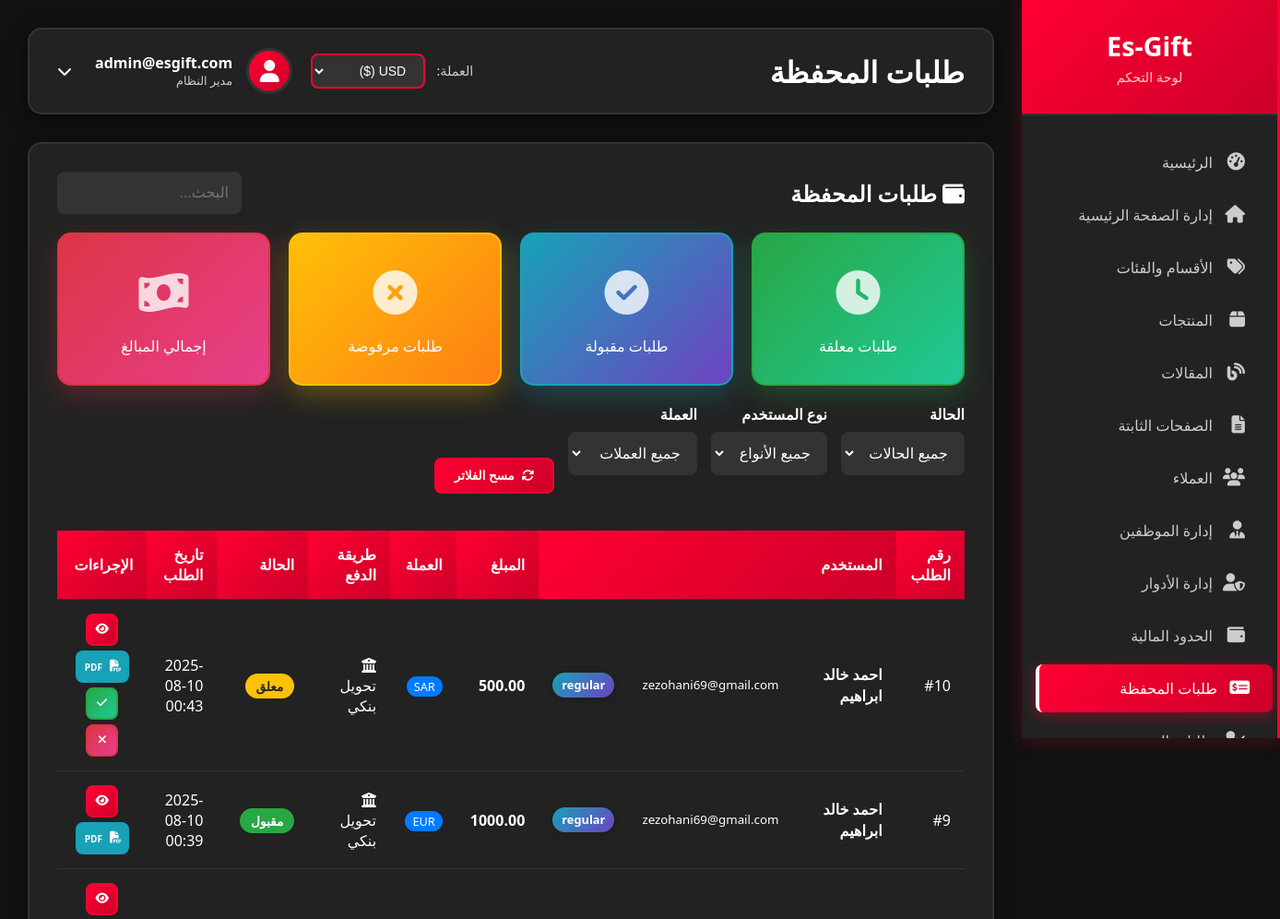
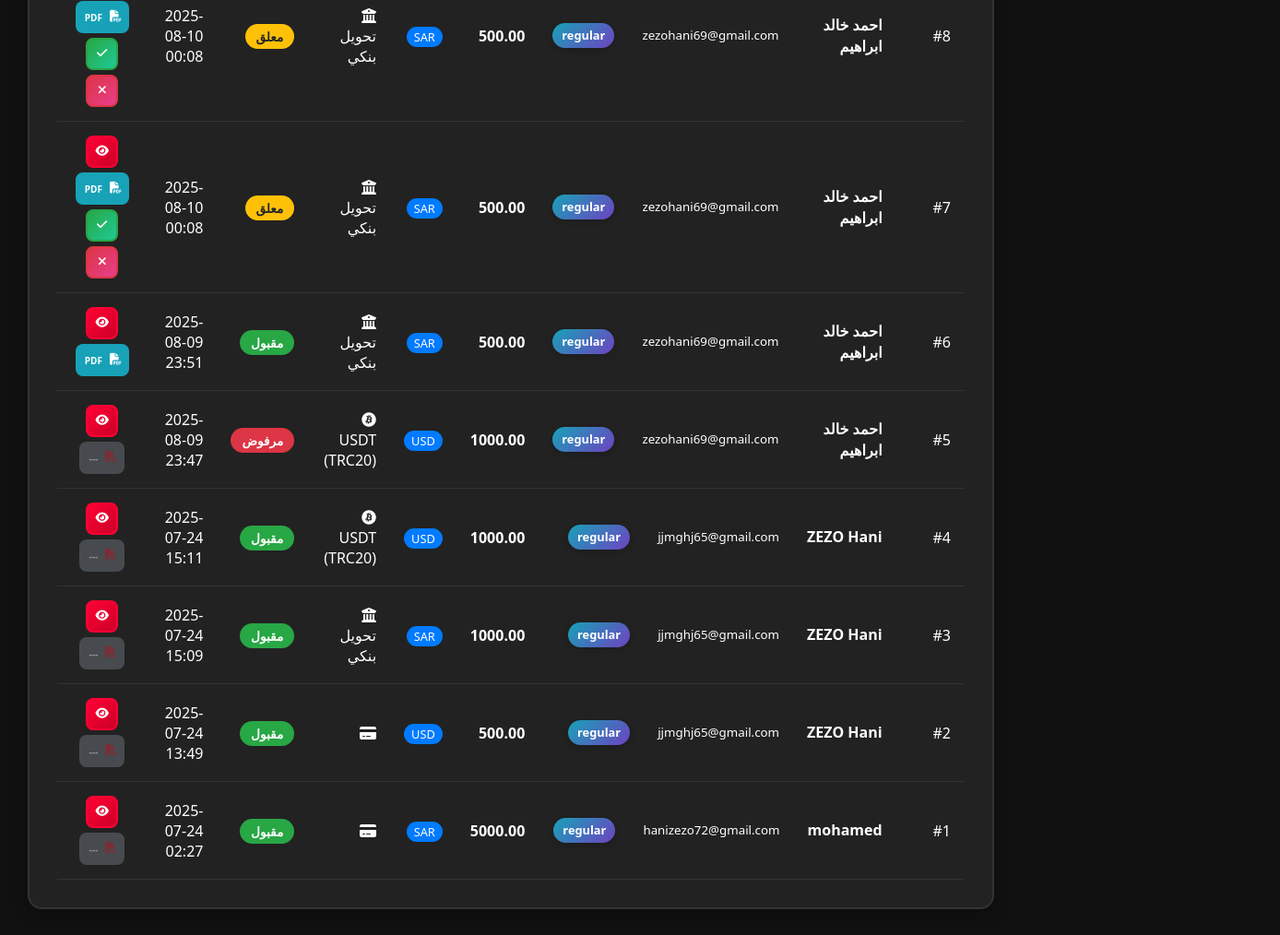
Page /admin/wallet/deposit-requests (signed in) on the committed database (2 pictures, top to bottom).
### models.py (models this page shows, shortened)
class User(UserMixin, db.Model):
    id = db.Column(db.Integer, primary_key=True)
    username = db.Column(db.String(80), unique=True, nullable=True)  # اسم المستخدم
    email = db.Column(db.String(120), unique=True, nullable=False)
    password_hash = db.Column(db.String(120), nullable=False)
    full_name = db.Column(db.String(100))
    phone = db.Column(db.String(20))
    birth_date = db.Column(db.Date)
    nationality = db.Column(db.String(50))
    customer_type = db.Column(db.String(20), default='regular')  # regular, kyc, reseller
    kyc_status = db.Column(db.String(20), default='none')  # none, pending, approved, rejected
    google_id = db.Column(db.String(100), unique=True, nullable=True)  # Google ID
    profile_picture = db.Column(db.String(300))  # صورة البروفايل من Google
    is_verified = db.Column(db.Boolean, default=False)  # تم التحقق من الإيميل
    email_verification_token = db.Column(db.String(100), nullable=True)  # رمز التحقق من الإيميل
    email_verification_sent_at = db.Column(db.DateTime, nullable=True)  # وقت إرسال رمز التحقق
    document_type = db.Column(db.String(50))  # national_id, passport, driver_license
    id_front_image = db.Column(db.String(200))
    id_back_image = db.Column(db.String(200))
    selfie_image = db.Column(db.String(200))
    passport_image = db.Column(db.String(200))
    driver_license_image = db.Column(db.String(200))
    face_photo_front = db.Column(db.String(200))
    face_photo_right = db.Column(db.String(200))
    face_photo_left = db.Column(db.String(200))
    is_admin = db.Column(db.Boolean, default=False)
    last_login = db.Column(db.DateTime)
    created_at = db.Column(db.DateTime, default=datetime.utcnow)
    preferred_currency = db.Column(db.String(3), default='USD')  # العملة المفضلة للمحفظة
    orders = db.relationship('Order', backref='user', lazy=True)

class WalletDepositRequest(db.Model):
    id = db.Column(db.Integer, primary_key=True)
    user_id = db.Column(db.Integer, db.ForeignKey('user.id'), nullable=False)
    amount = db.Column(db.Numeric(12, 2), nullable=False)  # المبلغ المطلوب إيداعه
    currency_code = db.Column(db.String(3), nullable=False)  # عملة الإيداع
    amount_usd = db.Column(db.Numeric(12, 2), nullable=False)  # المبلغ بالدولار
    exchange_rate = db.Column(db.Numeric(10, 6), nullable=False)  # سعر الصرف المستخدم
    payment_method = db.Column(db.String(50), default='visa')  # طريقة الدفع
    payment_reference = db.Column(db.String(200))  # مرجع الدفع من البوابة
    payment_details = db.Column(db.Text)  # تفاصيل إضافية للدفع (JSON)
    transaction_proof = db.Column(db.String(300))  # مسار ملف إثبات المعاملة
    status = db.Column(db.String(20), default='pending')  # pending, approved, rejected, cancelled
    admin_notes = db.Column(db.Text)  # ملاحظات الأدمن
    rejection_reason = db.Column(db.Text)  # سبب الرفض
    processed_by = db.Column(db.Integer, db.ForeignKey('user.id'))  # الأدمن الذي عالج الطلب
    processed_at = db.Column(db.DateTime)  # تاريخ المعالجة
    wallet_amount_added = db.Column(db.Numeric(12, 2))  # المبلغ المضاف للمحفظة
    wallet_currency_added = db.Column(db.String(3))  # العملة المضافة للمحفظة
    invoice_pdf_path = db.Column(db.String(300))  # مسار فاتورة PDF
    user_type = db.Column(db.String(20))  # نوع المستخدم وقت الطلب
    user_ip = db.Column(db.String(45))  # IP المستخدم
    user_agent = db.Column(db.Text)  # معلومات المتصفح
    created_at = db.Column(db.DateTime, default=datetime.utcnow)
    updated_at = db.Column(db.DateTime, default=datetime.utcnow, onupdate=datetime.utcnow)
    user = db.relationship('User', foreign_keys=[user_id], backref='deposit_requests', lazy=True)
    processor = db.relationship('User', foreign_keys=[processed_by], backref='processed_deposits', lazy=True)

### admin_wallet_routes.py (the view)
    def decorated_function(*args, **kwargs):
        if not current_user.is_authenticated or not current_user.is_admin:
            flash('ليس لديك صلاحية للوصول لهذه الصفحة', 'error')
            return redirect(url_for('main.index'))
        return f(*args, **kwargs)

### templates/admin/wallet_deposit_requests.html (shortened to what this page needs)
{% extends "admin/base.html" %}
{% block page_title %}طلبات المحفظة{% endblock %}
{% block content %}
<div class="content-card">
    <div style="display: flex; justify-content: space-between; align-items: center; margin-bottom: 20px;">
        <h2>
            <i class="fas fa-wallet"></i>
            طلبات المحفظة
        </h2>
        <div style="display: flex; gap: 10px;">
            <input type="text" placeholder="البحث..." class="form-control" style="width: 200px;" id="searchInput">
        </div>
    </div>
    <div class="stats-grid" style="display: grid; grid-template-columns: repeat(auto-fit, minmax(200px, 1fr)); gap: 20px; margin-bottom: 20px;">
        <div class="stat-card success">
            <div class="stat-icon">
                <i class="fas fa-clock"></i>
            </div>
            <div class="stat-details">
                <p>طلبات معلقة</p>
            </div>
        </div>
        <div class="stat-card info">
            <div class="stat-icon">
                <i class="fas fa-check-circle"></i>
            </div>
            <div class="stat-details">
                <p>طلبات مقبولة</p>
            </div>
        </div>
        <div class="stat-card warning">
            <div class="stat-icon">
                <i class="fas fa-times-circle"></i>
            </div>
            <div class="stat-details">
                <p>طلبات مرفوضة</p>
            </div>
        </div>
        <div class="stat-card danger">
            <div class="stat-icon">
                <i class="fas fa-money-bill-wave"></i>
            </div>
            <div class="stat-details">
                <p>إجمالي المبالغ</p>
            </div>
        </div>
    </div>
    <div style="display: flex; gap: 15px; margin-bottom: 20px; align-items: end;">
        <div class="form-group">
            <label>الحالة</label>
            <select class="form-control" id="statusFilter">
                <option value="">جميع الحالات</option>
            </select>
        </div>
        <div class="form-group">
            <label>نوع المستخدم</label>
            <select class="form-control" id="userTypeFilter">
                <option value="">جميع الأنواع</option>
            </select>
        </div>
        <div class="form-group">
            <label>العملة</label>
            <select class="form-control" id="currencyFilter">
                <option value="">جميع العملات</option>
            </select>
        </div>
        <button class="btn btn-primary" onclick="clearFilters()">
            <i class="fas fa-refresh"></i> مسح الفلاتر
        </button>
    </div>
    <div class="table-container">
        <table class="data-table">
            <thead>
                <tr>
                    <th>رقم الطلب</th>
                    <th>المستخدم</th>
                    <th>المبلغ</th>
                    <th>العملة</th>
                    <th>طريقة الدفع</th>
                    <th>الحالة</th>
                    <th>تاريخ الطلب</th>
                    <th>الإجراءات</th>
                </tr>
            </thead>
            <tbody>
                {% for request in requests %}
                <tr>
                    <td>#{{ request.id }}</td>
                    <td>
                        <div class="user-info">
                            <strong>{{ request.user.full_name or request.user.email }}</strong>
                            <br>
                            <small class="text-muted">{{ request.user.email }}</small>
                            <br>
                            <span class="badge badge-info">{{ request.user.customer_type }}</span>
                        </div>
                    </td>
                    <td class="amount-display">{{ request.amount }}</td>
                    <td>
                        <span class="currency-badge">{{ request.currency_code }}</span>
                    </td>
                    <td>
                        {% if request.payment_method == 'bank_transfer' %}
                            <i class="fas fa-university"></i> تحويل بنكي
                        {% elif request.payment_method == 'usdt_trc20' %}
                            <i class="fab fa-bitcoin"></i> USDT (TRC20)
                        {% elif request.payment_method == 'visa' %}
                            <i class="fas fa-credit-card"></i> فيزا/ماستركارد
                        {% else %}
                            <i class="fas fa-credit-card"></i> {{ request.payment_method }}
                        {% endif %}
                    </td>
                    <td>
                        <span class="status-badge status-{{ request.status }}">
                            {% if request.status == 'pending' %}
                                معلق
                            {% elif request.status == 'approved' %}
                                مقبول
                            {% elif request.status == 'rejected' %}
                                مرفوض
                            {% endif %}
                        </span>
                    </td>
                    <td>{{ request.created_at.strftime('%Y-%m-%d %H:%M') }}</td>
                    <td>
                        <div class="action-buttons">
                            <a href="{{ url_for('admin_wallet.deposit_request_details', request_id=request.id) }}"
                               class="btn btn-sm btn-primary" title="عرض التفاصيل">
                                <i class="fas fa-eye"></i>
                            </a>
                            {% if request.invoice_pdf_path %}
                            <a href="{{ url_for('admin_wallet.download_deposit_invoice', request_id=request.id) }}"
                               class="btn btn-sm btn-info" title="تحميل فاتورة PDF" target="_blank">
                                <i class="fas fa-file-pdf"></i>
                                <span class="btn-text">PDF</span>
                            </a>
                            {% else %}
                            <span class="btn btn-sm btn-secondary disabled" title="لا توجد فاتورة متاحة">
                                <i class="fas fa-file-pdf"></i>
                                <span class="btn-text">---</span>
                            </span>
                            {% endif %}
                            {% if request.status == 'pending' %}
                            <a href="{{ url_for('admin_wallet.deposit_request_details', request_id=request.id) }}"
                               class="btn btn-sm btn-success" title="موافقة">
                                <i class="fas fa-check"></i>
                            </a>
                            <a href="{{ url_for('admin_wallet.deposit_request_details', request_id=request.id) }}"
                               class="btn btn-sm btn-danger" title="رفض">
                                <i class="fas fa-times"></i>
                            </a>
                            {% endif %}
                        </div>
                    </td>
                </tr>
                {% endfor %}
            </tbody>
        </table>
    </div>
</div>
{% endblock %}

### templates/admin/base.html (shortened to what this page needs)
<!DOCTYPE html>
<html lang="ar" dir="rtl">
<head>
    <link rel="stylesheet" href="https://cdnjs.cloudflare.com/ajax/libs/font-awesome/6.5.0/css/all.min.css">
</head>
<body>
    <div class="admin-container">
        <div class="sidebar" id="sidebar">
            <div class="sidebar-header">
                <h2>Es-Gift</h2>
                <p>لوحة التحكم</p>
            </div>
            <nav class="sidebar-nav">
                <div class="nav-item">
                    <a href="{{ url_for('admin.dashboard') }}" class="nav-link">
                        <i class="fas fa-tachometer-alt"></i>
                        الرئيسية
                    </a>
                </div>
                <div class="nav-item">
                    <a href="{{ url_for('admin.homepage_management') }}" class="nav-link">
                        <i class="fas fa-home"></i>
                        إدارة الصفحة الرئيسية
                    </a>
                </div>
                <div class="nav-item">
                    <a href="{{ url_for('admin.categories') }}" class="nav-link">
                        <i class="fas fa-tags"></i>
                        الأقسام والفئات
                    </a>
                </div>
                <div class="nav-item">
                    <a href="{{ url_for('admin.products') }}" class="nav-link">
                        <i class="fas fa-box"></i>
                        المنتجات
                    </a>
                </div>
                <div class="nav-item">
                    <a href="{{ url_for('admin.articles') }}" class="nav-link">
                        <i class="fas fa-blog"></i>
                        المقالات
                    </a>
                </div>
                <div class="nav-item">
                    <a href="{{ url_for('static_pages.static_pages') }}" class="nav-link">
                        <i class="fas fa-file-alt"></i>
                        الصفحات الثابتة
                    </a>
                </div>
                <div class="nav-item">
                    <a href="{{ url_for('admin.users') }}" class="nav-link">
                        <i class="fas fa-users"></i>
                        العملاء
                    </a>
                </div>
                <div class="nav-item">
                    <a href="{{ url_for('admin.employees') }}" class="nav-link">
                        <i class="fas fa-user-tie"></i>
                        إدارة الموظفين
                    </a>
                </div>
                <div class="nav-item">
                    <a href="{{ url_for('admin.roles_management') }}" class="nav-link">
                        <i class="fas fa-user-shield"></i>
                        إدارة الأدوار
                    </a>
                </div>
                <div class="nav-item">
                    <a href="{{ url_for('financial.user_limits_management') }}" class="nav-link">
                        <i class="fas fa-wallet"></i>
                        الحدود المالية
                    </a>
                </div>
                <div class="nav-item">
                    <a href="{{ url_for('admin_wallet.deposit_requests') }}" class="nav-link">
                        <i class="fas fa-money-check-alt"></i>
                        طلبات المحفظة
                    </a>
                </div>
                <div class="nav-item">
                    <a href="{{ url_for('admin.kyc_requests') }}" class="nav-link">
                        <i class="fas fa-user-check"></i>
                        طلبات التحقق
                    </a>
                </div>
            </nav>
        </div>
        <div class="main-content">
            <div class="top-bar">
                <h1 class="page-title">{% block page_title %}لوحة التحكم{% endblock %}</h1>
                <div style="display: flex; align-items: center; gap: 20px;">
                    <div class="currency-selector">
                        <label for="admin-currency" style="color: #ccc; margin-left: 8px; font-size: 0.9em;">العملة:</label>
                        <select id="admin-currency" onchange="changeCurrency(this.value)" style="
                            background-color: #333;
                            color: #fff;
                            border: 2px solid #ff0033;
                            border-radius: 8px;
                            padding: 8px 15px;
                            font-size: 14px;
                            cursor: pointer;
                            outline: none;
                            transition: all 0.3s ease;
                        ">
                            <option value="USD">USD ($)</option>
                        </select>
                    </div>
                    <div class="user-info" onclick="toggleUserMenu()" style="cursor: pointer; position: relative;">
                        <div class="user-avatar">
                            <i class="fas fa-user"></i>
                        </div>
                        <div>
                            <div style="font-weight: bold;">{{ current_user.email }}</div>
                            <div style="font-size: 0.8em; color: #ccc;">مدير النظام</div>
                        </div>
                        <i class="fas fa-chevron-down" style="margin-right: 10px; transition: transform 0.3s ease;" id="user-menu-arrow"></i>
                    </div>
                </div>
            </div>
            {% block content %}{% endblock %}
        </div>
    </div>
</body>
</html>

### rows in the picture
User: email "admin@esgift.com"
WalletDepositRequest: id "10", user "احمد خالد ابراهيم", user.email "zezohani69@gmail.com", user.customer_type "regular", amount "500.00", currency_code "SAR", payment_method "bank_transfer" (drawn), status "معلق", created_at "2025-08-10 00:43"
WalletDepositRequest: id "9", user "احمد خالد ابراهيم", user.email "zezohani69@gmail.com", user.customer_type "regular", amount "1000.00", currency_code "EUR", payment_method "bank_transfer" (drawn), status "مقبول", created_at "2025-08-10 00:39"
WalletDepositRequest: id "8", user "احمد خالد ابراهيم", user.email "zezohani69@gmail.com", user.customer_type "regular", amount "500.00", currency_code "SAR", payment_method "bank_transfer" (drawn), status "معلق", created_at "2025-08-10 00:08"
WalletDepositRequest: id "7", user "احمد خالد ابراهيم", user.email "zezohani69@gmail.com", user.customer_type "regular", amount "500.00", currency_code "SAR", payment_method "bank_transfer" (drawn), status "معلق", created_at "2025-08-10 00:08"
WalletDepositRequest: id "6", user "احمد خالد ابراهيم", user.email "zezohani69@gmail.com", user.customer_type "regular", amount "500.00", currency_code "SAR", payment_method "bank_transfer" (drawn), status "مقبول", created_at "2025-08-09 23:51"
WalletDepositRequest: id "5", user "احمد خالد ابراهيم", user.email "zezohani69@gmail.com", user.customer_type "regular", amount "1000.00", currency_code "USD", payment_method "usdt_trc20" (drawn), status "مرفوض", created_at "2025-08-09 23:47"
WalletDepositRequest: id "4", user "ZEZO Hani", user.email "jjmghj65@gmail.com", user.customer_type "regular", amount "1000.00", currency_code "USD", payment_method "usdt_trc20" (drawn), status "مقبول", created_at "2025-07-24 15:11"
WalletDepositRequest: id "3", user "ZEZO Hani", user.email "jjmghj65@gmail.com", user.customer_type "regular", amount "1000.00", currency_code "SAR", payment_method "bank_transfer" (drawn), status "مقبول", created_at "2025-07-24 15:09"
WalletDepositRequest: id "2", user "ZEZO Hani", user.email "jjmghj65@gmail.com", user.customer_type "regular", amount "500.00", currency_code "USD", status "مقبول", created_at "2025-07-24 13:49"
WalletDepositRequest: id "1", user "mohamed", user.email "hanizezo72@gmail.com", user.customer_type "regular", amount "5000.00", currency_code "SAR", status "مقبول", created_at "2025-07-24 02:27"
